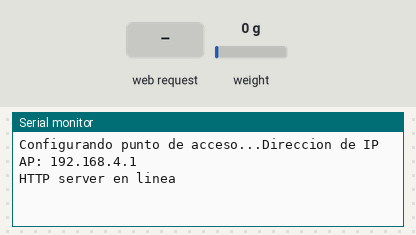
Recording of a sketch running on a simulated ESP8266 (NodeMCU). On the bench: the last lines printed to the serial monitor. Inputs (shaded band) come from the test bench; at power-on: weight on the scale 0 g. EEPROM starts erased.

Above: at 2.2 s.
2.3 s: HTTP request GET /index received
At 3.6 s:
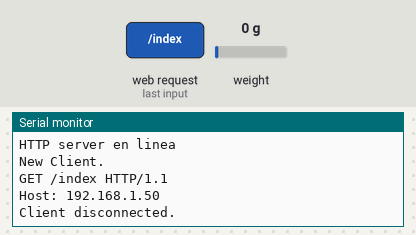
3.8 s: HTTP request GET /factor_100 received
At 4.2 s:
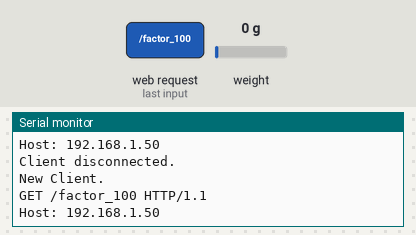
5.3 s: HTTP request GET /edit_hora_1 received
At 7.1 s:
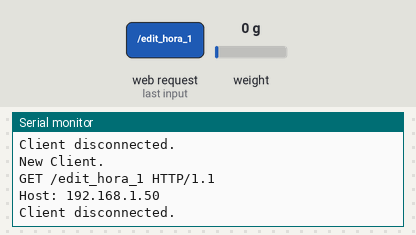

The sketch:

balanza_version_x.xx.ino
```cpp
#include "Arduino.h"
//#include "RTClib.h"
#include <SPI.h>
#include <Wire.h>
#include <ESP8266WiFi.h>
#include <WiFiClient.h>
#include <ESP8266WebServer.h>
#include <ESP8266mDNS.h>
#include <EEPROM.h>
//#include "DHT.h"
#include "variables.h"
#include <HX711.h>

#ifndef APSSID
#define APSSID "BALANZA_200K"
#define APPSK  "123456789"
#endif

#define DHTPIN 0
#define DHTTYPE DHT11
#define EEPROM_SIZE 4096

const char *ssid = APSSID;
const char *password = APPSK;

//RTC_DS3231 RTC;
//DHT dht(DHTPIN, DHTTYPE);
WiFiServer server(80);
HX711 scale;

void setup() {
  delay(1000);
  Serial.begin(115200);
//  dht.begin();
  EEPROM.begin(EEPROM_SIZE);
  Wire.begin(); // Start the I2C
//  RTC.begin();  // Init RTC
//  RTC.adjust(DateTime(__DATE__, __TIME__));
  scale.begin(LOADCELL_DOUT_PIN, LOADCELL_SCK_PIN);
  scale.set_scale(factor_scale);
//  scale.tare(20);
//  eeprom_read();
  Serial.println();

  Serial.print("Configurando punto de acceso...");
  WiFi.softAP(ssid, password);
  IPAddress myIP = WiFi.softAPIP();
  Serial.print("Direccion de IP AP: ");
  Serial.println(myIP);
  server.begin();
  Serial.println("HTTP server en linea");
}
/*
void read_dht(){
  h = dht.readHumidity();
  t = dht.readTemperature();
}
*/

void read_balanza(){
  lectura_balanza = scale.get_units(5);
  lectura_balanza *= factor_palanca;
  lectura_balanza += 9.45;
}
/*
String read_rtc(){
  String fecha_hora;
  DateTime now = RTC.now();
  fecha_hora += String(now.day(), DEC);
  fecha_hora += "/";
  fecha_hora += String(now.month(), DEC);
  fecha_hora += "/";
  fecha_hora += String(now.year(), DEC);
  fecha_hora += "---";
  fecha_hora += String(now.hour(), DEC);
  fecha_hora += ":";
  fecha_hora += String(now.minute(), DEC);
  fecha_hora += ":";
  fecha_hora += String(now.second(), DEC);
  return(fecha_hora);
  }
  */

void loop() {
 webExc();
}
```

eeprom_func.ino
```cpp
/*
void eeprom_read(){
  for (int i = 0; i < 5; i++){
    EEPROM.get(adr_hour_a[i], hour_a[i]);
    EEPROM.get(adr_hour_b[i], hour_b[i]);
    EEPROM.get(adr_min_a[i], min_a[i]);
    EEPROM.get(adr_min_b[i], min_b[i]);
    EEPROM.get(adr_seg_a[i], seg_a[i]);
    EEPROM.get(adr_seg_b[i], seg_b[i]);
    }
  }
*/
```

variables.h
```cpp
const int LOADCELL_DOUT_PIN = 12;
const int LOADCELL_SCK_PIN = 13;

unsigned long currentTime = millis();
unsigned long previousTime = 0;
const long timeoutTime = 2000;

float h;
float t;
float f;
float lectura_balanza;
float factor_palanca = 5.25;

int factor_scale = 54700;

String pagina = "index";
String header;
```

web_page.ino
```cpp
void webExc(){
  WiFiClient client = server.available();
  if (client) {                             // If a new client connects,
    Serial.println("New Client.");          // print a message out in the serial port
    String currentLine = "";                // make a String to hold incoming data from the client
    currentTime = millis();
    previousTime = currentTime;
    while (client.connected() && currentTime - previousTime <= timeoutTime) { // loop while the client's connected
      currentTime = millis();
      if (client.available()) {             // if there's bytes to read from the client,
        char c = client.read();             // read a byte, then
        Serial.write(c);                    // print it out the serial monitor
        header += c;
        if (c == '\n') {                    // if the byte is a newline character
          // if the current line is blank, you got two newline characters in a row.
          // that's the end of the client HTTP request, so send a response:
          if (currentLine.length() == 0) {
            // HTTP headers always start with a response code (e.g. HTTP/1.1 200 OK)
            // and a content-type so the client knows what's coming, then a blank line:
//            read_dht();
            read_balanza();
            client.println("HTTP/1.1 200 OK");
            client.println("Content-type:text/html");
            client.println("Connection: close");
            client.println();


            if(header.indexOf("GET /index") >= 0){pagina = "index";}
            if(header.indexOf("GET /factor_100") >= 0){factor_scale += 100; scale.set_scale(factor_scale); pagina = "index";}
            if(header.indexOf("GET /factor_1000") >= 0){factor_scale += 1000; scale.set_scale(factor_scale); pagina = "index";}
            if(header.indexOf("GET /factor_10000") >= 0){factor_scale += 10000; scale.set_scale(factor_scale); pagina = "index";}
            if(header.indexOf("GET /factor_100000") >= 0){factor_scale += 100000; scale.set_scale(factor_scale); pagina = "index";}
            if(header.indexOf("GET /factor_-100") >= 0){factor_scale -= 100; scale.set_scale(factor_scale); pagina = "index";}
            if(header.indexOf("GET /factor_-1000") >= 0){factor_scale -= 1000; scale.set_scale(factor_scale); pagina = "index";}
            if(header.indexOf("GET /factor_-10000") >= 0){factor_scale -= 10000; scale.set_scale(factor_scale); pagina = "index";}
            if(header.indexOf("GET /factor_-100000") >= 0){factor_scale -= 100000; scale.set_scale(factor_scale); pagina = "index";}
            if(header.indexOf("GET /edit_hora_1") >= 0){pagina = "edit_hora_1";}
            if(header.indexOf("GET /edit_hora_2") >= 0){pagina = "edit_hora_2";}
            if(header.indexOf("GET /edit_hora_3") >= 0){pagina = "edit_hora_3";}
            if(header.indexOf("GET /edit_hora_4") >= 0){pagina = "edit_hora_4";}
            if(header.indexOf("GET /edit_hora_5") >= 0){pagina = "edit_hora_5";}
            if(pagina == "index"){html_inicio(client);}

            // The HTTP response ends with another blank line
            client.println();
            // Break out of the while loop
            break;
          } else { // if you got a newline, then clear currentLine
            currentLine = "";
          }
        } else if (c != '\r') {  // if you got anything else but a carriage return character,
          currentLine += c;      // add it to the end of the currentLine
        }
      }
    }
    // Clear the header variable
    header = "";
    // Close the connection
    client.stop();
    Serial.println("Client disconnected.");
    Serial.println("");
          }
  }

void html_inicio(WiFiClient client){
  // Display the HTML web page
            client.println("<!DOCTYPE html><html>");
            client.println("<head><meta name=\"viewport\" content=\"width=device-width, initial-scale=1\">");
            client.println("<link rel=\"icon\" href=\"data:,\">");
            // CSS to style the on/off buttons
            // Feel free to change the background-color and font-size attributes to fit your preferences
            client.println("<style>html { font-family: Helvetica; display: inline-block; margin: 0px auto; text-align: center;}");
            client.println(".button { background-color: #195B6A; border: none; color: white; padding: 16px 40px;");
            client.println("text-decoration: none; font-size: 30px; margin: 2px; cursor: pointer;}");
            client.println(".button2 {background-color: #77878A;}");
            client.println(".button3 { background-color: #AFFF33; border: none; color: white; padding: 16px 40px;");
            client.println("text-decoration: none; font-size: 30px; margin: 2px; cursor: pointer;}");
            client.println(".button32 {background-color: #358220;}");
            client.println("table {table-layout: fixed;width: 100%;border-collapse: collapse;border: 3px solid purple;}");
            client.println("th, td {padding: 10px;}");
            client.println(".button4 { background-color: #195B6A; border: none; color: white; padding: 6px 12px;}");
            client.println(".humedad {font-family: Helvetica;color: black;font-size: 18px;text-align: left;font-weight: bold;}");
            client.println(".fechaHora {font-family: Helvetica;color: black;font-size: 18px;text-align: right;}</style></head>");


            // Web Page Heading
            client.println("<body><h1>BALANZA MODULAR x 4 (1000 Kg. Max.)</h1>");
//            client.println("<p class =\"fechaHora\">" + read_rtc() + "</p>");
//            client.println("<p class =\"humedad\">Humedad: " + String(h) + " %</p>");
//            client.println("<p class =\"humedad\">Temperatura: " + String(t) + " C</p>");
            client.println("<p class =\"humedad\">Peso: " + String(lectura_balanza, 2) + " Kg.</p>");
            client.println("<p class =\"humedad\">Factor: " + String(factor_scale) + " u.</p>");

             client.println("<table class=\"tabla1\">");
             client.println("<caption>Calibrar Factor</caption>");
             client.println("<tbody>");
             client.println("<tr>");
             client.println("<td></td>");
             client.println("<th>Edit 1</th>");
             client.println("<th>Edit 2</th>");
             client.println("<th>Edit 3</th>");
             client.println("<th>Edit 4</th>");
             client.println("</tr>");
             client.println("<tr>");
             client.println("<th>1</th>");
             client.println("<td><a href=\"/factor_100\"><button class=\"button4\">+100</button></a></td>");
             client.println("<td><a href=\"/factor_1000\"><button class=\"button4\">+1000</button></a></td>");
             client.println("<td><a href=\"/factor_10000\"><button class=\"button4\">+10000</button></a></td>");
             client.println("<td><a href=\"/factor_100000\"><button class=\"button4\">+100000</button></a></td>");
             client.println("</tr>");
             client.println("<tr>");
             client.println("<th>2</th>");
             client.println("<td><a href=\"/factor_-100\"><button class=\"button4\">-100</button></a></td>");
             client.println("<td><a href=\"/factor_-1000\"><button class=\"button4\">-1000</button></a></td>");
             client.println("<td><a href=\"/factor_-10000\"><button class=\"button4\">-10000</button></a></td>");
             client.println("<td><a href=\"/factor_-100000\"><button class=\"button4\">-100000</button></a></td>");
             client.println("</tr>");
             client.println("</tbody>");
             client.println("</table>");

             client.println("</body></html>");
  }
```

Measured:
- after the input at 2.3 s, the serial monitor: prints a new line at once (image 1)
- after the input at 3.8 s, the serial monitor: prints a new line at once (image 2)
- after the input at 5.3 s, the serial monitor: prints a new line at once (image 3)
